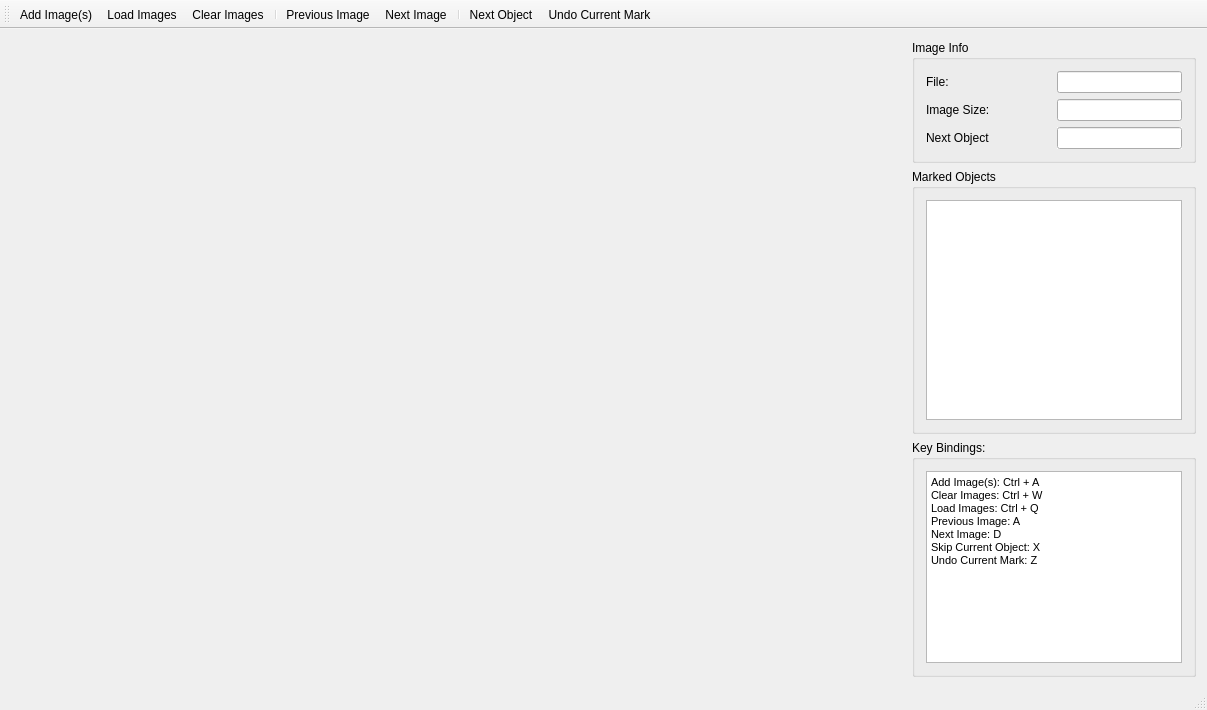
<?xml version="1.0" encoding="UTF-8"?>
<ui version="4.0">
 <class>Kaname</class>
 <widget class="QMainWindow" name="Kaname">
  <property name="geometry">
   <rect>
    <x>0</x>
    <y>0</y>
    <width>1207</width>
    <height>710</height>
   </rect>
  </property>
  <property name="windowTitle">
   <string>Kaname</string>
  </property>
  <widget class="QWidget" name="centralWidget">
   <layout class="QGridLayout" name="gridLayout_4">
    <item row="1" column="1">
     <widget class="QGroupBox" name="groupBox">
      <property name="title">
       <string>Marked Objects</string>
      </property>
      <layout class="QGridLayout" name="gridLayout_2">
       <item row="1" column="0">
        <widget class="QListWidget" name="listMarkedObjects">
         <property name="sizePolicy">
          <sizepolicy hsizetype="Preferred" vsizetype="Expanding">
           <horstretch>0</horstretch>
           <verstretch>0</verstretch>
          </sizepolicy>
         </property>
         <property name="selectionMode">
          <enum>QAbstractItemView::NoSelection</enum>
         </property>
        </widget>
       </item>
      </layout>
     </widget>
    </item>
    <item row="0" column="0" rowspan="3">
     <widget class="MarkingWidget" name="marker">
      <property name="sizePolicy">
       <sizepolicy hsizetype="Expanding" vsizetype="Expanding">
        <horstretch>0</horstretch>
        <verstretch>0</verstretch>
       </sizepolicy>
      </property>
     </widget>
    </item>
    <item row="0" column="1">
     <widget class="QGroupBox" name="groupBox_2">
      <property name="title">
       <string>Image Info</string>
      </property>
      <layout class="QGridLayout" name="gridLayout">
       <item row="1" column="0">
        <widget class="QLabel" name="label_2">
         <property name="text">
          <string>Image Size:</string>
         </property>
        </widget>
       </item>
       <item row="2" column="0">
        <widget class="QLabel" name="label_4">
         <property name="text">
          <string>Next Object</string>
         </property>
        </widget>
       </item>
       <item row="0" column="1">
        <widget class="QLineEdit" name="leImageName">
         <property name="sizePolicy">
          <sizepolicy hsizetype="Preferred" vsizetype="Fixed">
           <horstretch>0</horstretch>
           <verstretch>0</verstretch>
          </sizepolicy>
         </property>
         <property name="readOnly">
          <bool>true</bool>
         </property>
        </widget>
       </item>
       <item row="1" column="1">
        <widget class="QLineEdit" name="leImageSize">
         <property name="sizePolicy">
          <sizepolicy hsizetype="Preferred" vsizetype="Fixed">
           <horstretch>0</horstretch>
           <verstretch>0</verstretch>
          </sizepolicy>
         </property>
         <property name="readOnly">
          <bool>true</bool>
         </property>
        </widget>
       </item>
       <item row="0" column="0">
        <widget class="QLabel" name="label">
         <property name="text">
          <string>File:</string>
         </property>
        </widget>
       </item>
       <item row="2" column="1">
        <widget class="QLineEdit" name="leNextObj">
         <property name="sizePolicy">
          <sizepolicy hsizetype="Preferred" vsizetype="Fixed">
           <horstretch>0</horstretch>
           <verstretch>0</verstretch>
          </sizepolicy>
         </property>
         <property name="autoFillBackground">
          <bool>true</bool>
         </property>
         <property name="readOnly">
          <bool>true</bool>
         </property>
        </widget>
       </item>
      </layout>
     </widget>
    </item>
    <item row="2" column="1">
     <widget class="QGroupBox" name="groupBox_3">
      <property name="title">
       <string>Key Bindings:</string>
      </property>
      <layout class="QGridLayout" name="gridLayout_3">
       <item row="0" column="1">
        <widget class="QTextEdit" name="textEdit">
         <property name="sizePolicy">
          <sizepolicy hsizetype="Preferred" vsizetype="Preferred">
           <horstretch>0</horstretch>
           <verstretch>0</verstretch>
          </sizepolicy>
         </property>
         <property name="readOnly">
          <bool>true</bool>
         </property>
         <property name="html">
          <string>&lt;!DOCTYPE HTML PUBLIC &quot;-//W3C//DTD HTML 4.0//EN&quot; &quot;http://www.w3.org/TR/REC-html40/strict.dtd&quot;&gt;
&lt;html&gt;&lt;head&gt;&lt;meta name=&quot;qrichtext&quot; content=&quot;1&quot; /&gt;&lt;style type=&quot;text/css&quot;&gt;
p, li { white-space: pre-wrap; }
&lt;/style&gt;&lt;/head&gt;&lt;body style=&quot; font-family:'MS Shell Dlg 2'; font-size:8.25pt; font-weight:400; font-style:normal;&quot;&gt;
&lt;p style=&quot; margin-top:0px; margin-bottom:0px; margin-left:0px; margin-right:0px; -qt-block-indent:0; text-indent:0px;&quot;&gt;&lt;span style=&quot; font-size:8pt;&quot;&gt;Add Image(s): Ctrl + A&lt;/span&gt;&lt;/p&gt;
&lt;p style=&quot; margin-top:0px; margin-bottom:0px; margin-left:0px; margin-right:0px; -qt-block-indent:0; text-indent:0px;&quot;&gt;&lt;span style=&quot; font-size:8pt;&quot;&gt;Clear Images: Ctrl + W&lt;/span&gt;&lt;/p&gt;
&lt;p style=&quot; margin-top:0px; margin-bottom:0px; margin-left:0px; margin-right:0px; -qt-block-indent:0; text-indent:0px;&quot;&gt;&lt;span style=&quot; font-size:8pt;&quot;&gt;Load Images: Ctrl + Q&lt;/span&gt;&lt;/p&gt;
&lt;p style=&quot; margin-top:0px; margin-bottom:0px; margin-left:0px; margin-right:0px; -qt-block-indent:0; text-indent:0px;&quot;&gt;&lt;span style=&quot; font-size:8pt;&quot;&gt;Previous Image: A&lt;/span&gt;&lt;/p&gt;
&lt;p style=&quot; margin-top:0px; margin-bottom:0px; margin-left:0px; margin-right:0px; -qt-block-indent:0; text-indent:0px;&quot;&gt;&lt;span style=&quot; font-size:8pt;&quot;&gt;Next Image: D&lt;/span&gt;&lt;/p&gt;
&lt;p style=&quot; margin-top:0px; margin-bottom:0px; margin-left:0px; margin-right:0px; -qt-block-indent:0; text-indent:0px;&quot;&gt;&lt;span style=&quot; font-size:8pt;&quot;&gt;Skip Current Object: X&lt;/span&gt;&lt;/p&gt;
&lt;p style=&quot; margin-top:0px; margin-bottom:0px; margin-left:0px; margin-right:0px; -qt-block-indent:0; text-indent:0px;&quot;&gt;&lt;span style=&quot; font-size:8pt;&quot;&gt;Undo Current Mark: Z&lt;/span&gt;&lt;/p&gt;&lt;/body&gt;&lt;/html&gt;</string>
         </property>
        </widget>
       </item>
      </layout>
     </widget>
    </item>
   </layout>
  </widget>
  <widget class="QStatusBar" name="statusBar"/>
  <widget class="QToolBar" name="toolBar">
   <property name="windowTitle">
    <string>toolBar</string>
   </property>
   <attribute name="toolBarArea">
    <enum>TopToolBarArea</enum>
   </attribute>
   <attribute name="toolBarBreak">
    <bool>false</bool>
   </attribute>
   <addaction name="action_AddImages"/>
   <addaction name="action_LoadImages"/>
   <addaction name="action_ClearImages"/>
   <addaction name="separator"/>
   <addaction name="action_PreviousImage"/>
   <addaction name="action_NextImage"/>
   <addaction name="separator"/>
   <addaction name="action_NextObject"/>
   <addaction name="action_UndoCurrentMark"/>
  </widget>
  <action name="action_AddImages">
   <property name="icon">
    <iconset resource="resources/resources.qrc">
     <normaloff>:/icon/add.png</normaloff>:/icon/add.png</iconset>
   </property>
   <property name="text">
    <string>&amp;Add Image(s)</string>
   </property>
   <property name="shortcut">
    <string>Ctrl+A</string>
   </property>
  </action>
  <action name="action_ClearImages">
   <property name="icon">
    <iconset resource="resources/resources.qrc">
     <normaloff>:/icon/clear.png</normaloff>:/icon/clear.png</iconset>
   </property>
   <property name="text">
    <string>&amp;Clear Images</string>
   </property>
   <property name="toolTip">
    <string>Clear All Images</string>
   </property>
   <property name="shortcut">
    <string>Ctrl+W</string>
   </property>
  </action>
  <action name="action_NextImage">
   <property name="icon">
    <iconset resource="resources/resources.qrc">
     <normaloff>:/icon/right.png</normaloff>:/icon/right.png</iconset>
   </property>
   <property name="text">
    <string>Next Image</string>
   </property>
   <property name="toolTip">
    <string>Next Image</string>
   </property>
   <property name="shortcut">
    <string>D</string>
   </property>
  </action>
  <action name="action_PreviousImage">
   <property name="icon">
    <iconset resource="resources/resources.qrc">
     <normaloff>:/icon/left.png</normaloff>:/icon/left.png</iconset>
   </property>
   <property name="text">
    <string>Previous Image</string>
   </property>
   <property name="toolTip">
    <string>Previous Image</string>
   </property>
   <property name="shortcut">
    <string>A</string>
   </property>
  </action>
  <action name="action_NextObject">
   <property name="icon">
    <iconset resource="resources/resources.qrc">
     <normaloff>:/icon/next.png</normaloff>:/icon/next.png</iconset>
   </property>
   <property name="text">
    <string>Next Object</string>
   </property>
   <property name="toolTip">
    <string>Next Object to Mark</string>
   </property>
   <property name="shortcut">
    <string>X</string>
   </property>
  </action>
  <action name="action_UndoCurrentMark">
   <property name="icon">
    <iconset resource="resources/resources.qrc">
     <normaloff>:/icon/undo.png</normaloff>:/icon/undo.png</iconset>
   </property>
   <property name="text">
    <string>Undo Current Mark</string>
   </property>
   <property name="toolTip">
    <string>Undo Current Mark</string>
   </property>
   <property name="shortcut">
    <string>Z</string>
   </property>
  </action>
  <action name="action_LoadImages">
   <property name="icon">
    <iconset resource="resources/resources.qrc">
     <normaloff>:/icon/check.png</normaloff>:/icon/check.png</iconset>
   </property>
   <property name="text">
    <string>Load Images</string>
   </property>
   <property name="toolTip">
    <string>Load Images</string>
   </property>
   <property name="shortcut">
    <string>Ctrl+Q</string>
   </property>
  </action>
 </widget>
 <layoutdefault spacing="6" margin="11"/>
 <customwidgets>
  <customwidget>
   <class>MarkingWidget</class>
   <extends>QFrame</extends>
   <header>MarkingWidget.h</header>
   <container>1</container>
  </customwidget>
 </customwidgets>
 <resources>
  <include location="resources/resources.qrc"/>
 </resources>
 <connections/>
</ui>
